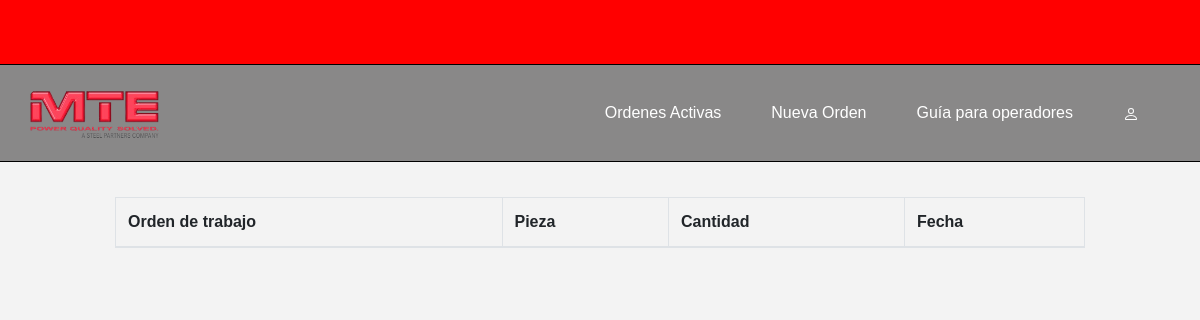
Before: / with the older database file.
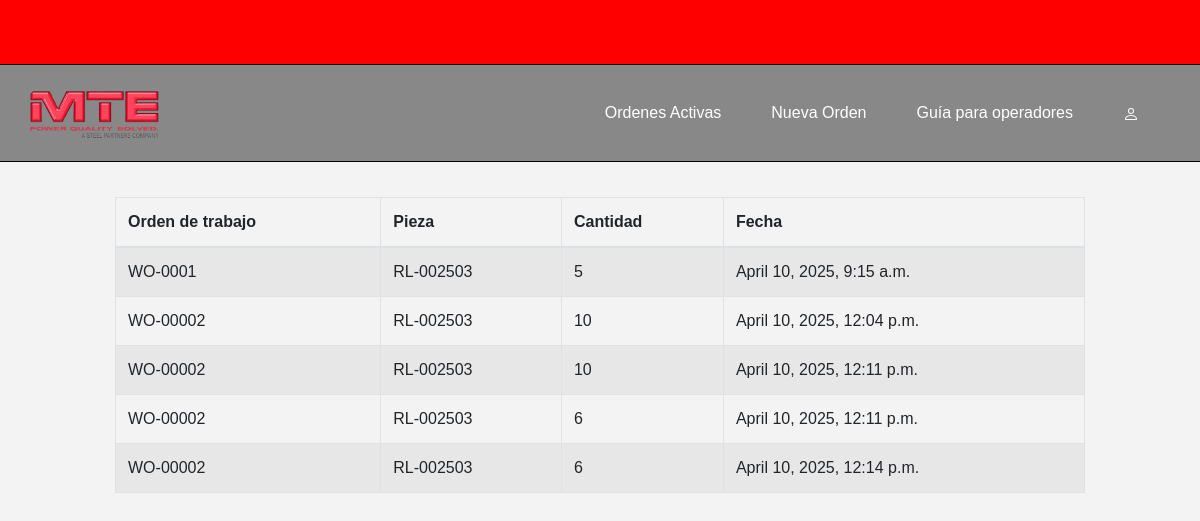
After: the same page with the newer database file.
### polls/models.py (models this page shows, shortened)
class equipment_labels (models.Model):
    work_orders = models.ForeignKey(work_orders, on_delete=models.CASCADE, related_name='piezas')
    equipment = models.CharField(max_length=18)
    quantity = models.IntegerField(default=0)
    pub_date = models.DateTimeField(auto_now_add=True)

class work_orders(models.Model):
    order_number = models.CharField(max_length=50, unique=True)
    pub_date = models.DateTimeField(auto_now_add=True)
    is_active = models.BooleanField(default=True)
    def __str__(self):
        return self.order_number

### polls/views.py (the view)
# urls.py: path("", LogsListView.as_view(), name="logs"),
class LogsListView(ListView):
    model = equipment_labels
    template_name = "polls/logs.html"
    context_object_name = "logs"

### polls/templates/polls/logs.html (shortened to what this page needs)
{% extends "polls/base.html" %}
{% block content %}
    <div class="container">
        <table class="table table-striped table-bordered table-hover">
            <thead class="tables-success">
                <tr>
                    <th scope="col"> Orden de trabajo </th>
                    <th scope="col"> Pieza </th>
                    <th scope="col"> Cantidad </th>
                    <th scope="col"> Fecha </th>
                </tr>
            </thead>
            <tbody>
                {% for log in logs %}
                    <tr>
                        <td> {{log.work_orders}} </td>
                        <td> {{log.equipment}} </td>
                        <td> {{log.quantity}} </td>
                        <td> {{log.pub_date}} </td>
                    </tr>
                {% endfor %}
            </tbody>
        </table>
    </div>
{% endblock %}

### polls/templates/polls/base.html (shortened to what this page needs)
{% load static %}
<!DOCTYPE html>
<html lang="es">
<head>
    <link rel="stylesheet" href="https://stackpath.bootstrapcdn.com/bootstrap/4.5.2/css/bootstrap.min.css">
    <link href="https://cdn.jsdelivr.net/npm/bootstrap-select@1.13.1/dist/css/bootstrap-select.min.css" rel="stylesheet">
</head>
<body>
    <header>
        <div class="linea-roja"></div>
        <div class="header-content">
            <a href="{% url 'logs' %}"><img src="{% static 'polls/img/logo.png' %}" alt="Logo"></a>
            <div class="navbar">
                <ul>
                    <li><a href=" {% url 'ordenes' %} "> Ordenes Activas </a></li>
                    <li><a href=" {% url 'registro_orden' %}"> Nueva Orden  </a></li>
                    <li><a href=""> Guía para operadores </a></li>
                    <li>
                        <a href="{% url 'login' %}">
                        </a>
                    </li>
                </ul>
            </div>
        </div>
        <div class="linea"></div>
    </header>
    <main>
        {% block content %}{% endblock %}
    </main>
</body>
</html>

### polls/templates/polls/base.html (style rules this page uses)
header { height: auto; }
body { font-family: Arial, sans-serif; background-color: #f3f3f3; }
.linea-roja { background-color: red; height: 8vh; width: 100%; }
.linea { background-color: black; height: 1px; }
.header-content { background-color: #898888; height: 12vh; display: flex; align-items: center; justify-content: space-between; padding: 0 20px; }
.header-content img { height: 60px; }
.navbar ul { list-style: none; margin: 0; padding: 0; display: flex; margin-right: 25px; }
.navbar ul li { margin-left: 50px; }
.navbar ul li a { text-decoration: none; color: white; }
main { margin-top: 35px; margin-left: 100px; margin-right: 100px; }

Changed rows visible on the page:
added equipment_labels: work_orders "WO-0001", equipment "RL-002503", quantity "5", pub_date "April 10, 2025, 9:15 a.m."
added equipment_labels: work_orders "WO-00002", equipment "RL-002503", quantity "10", pub_date "April 10, 2025, 12:04 p.m."
added equipment_labels: work_orders "WO-00002", equipment "RL-002503", quantity "10", pub_date "April 10, 2025, 12:11 p.m."
added equipment_labels: work_orders "WO-00002", equipment "RL-002503", quantity "6", pub_date "April 10, 2025, 12:11 p.m."
added equipment_labels: work_orders "WO-00002", equipment "RL-002503", quantity "6", pub_date "April 10, 2025, 12:14 p.m."
